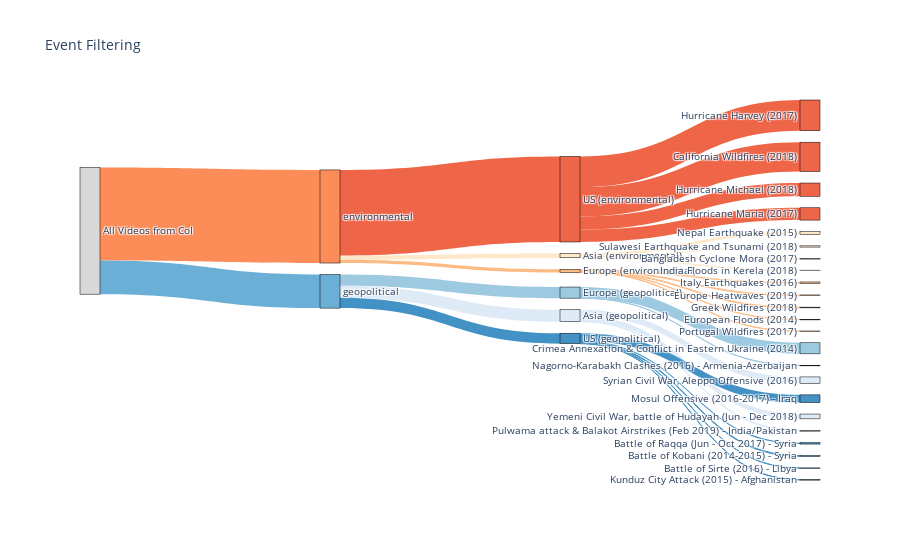

Notebook code for this chart:
### Markdown cell above
### 2.2 Visualize the event filtering process

### Code cell
df = pd.read_csv(path_event_yt_metadata)
filtering_visualization.sankey_plot_events(df, show=True, save_path="img/event_filtering_sankey.html")

### Figure 1 — Plotly figure (JSON) as saved in the notebook; plotly's stock layout.template omitted (floating-point values rounded to 4 significant figures)
{"data": [{"link": {"color": ["rgb(252,141,89)", "rgb(107,174,214)", "rgb(254,232,200)", "rgb(253,187,132)", "rgb(239,101,72)", "rgb(222,235,247)", "rgb(158,202,225)", "rgb(66,146,198)", "rgb(254,232,200)", "rgb(254,232,200)", "rgb(254,232,200)", "rgb(254,232,200)", "rgb(253,187,132)", "rgb(253,187,132)", "rgb(253,187,132)", "rgb(253,187,132)", "rgb(253,187,132)", "rgb(239,101,72)", "rgb(239,101,72)", "rgb(239,101,72)", "rgb(239,101,72)", "rgb(222,235,247)", "rgb(222,235,247)", "rgb(222,235,247)", "rgb(158,202,225)", "rgb(158,202,225)", "rgb(66,146,198)", "rgb(66,146,198)", "rgb(66,146,198)", "rgb(66,146,198)", "rgb(66,146,198)"], "source": [0, 0, 1, 1, 1, 2, 2, 2, 3, 3, 3, 3, 4, 4, 4, 4, 4, 5, 5, 5, 5, 6, 6, 6, 7, 7, 8, 8, 8, 8, 8], "target": [1, 2, 3, 4, 5, 6, 7, 8, 9, 10, 11, 12, 13, 14, 15, 16, 17, 18, 19, 20, 21, 22, 23, 24, 25, 26, 27, 28, 29, 30, 31], "value": [8128, 2933, 373, 284, 7471, 1049, 972, 912, 5, 22, 238, 108, 60, 7, 64, 129, 24, 2559, 2681, 1077, 1154, 71, 559, 419, 966, 6, 68, 122, 21, 31, 670]}, "node": {"color": ["rgba(200,200,200,0.7)", "rgb(252,141,89)", "rgb(107,174,214)", "rgb(254,232,200)", "rgb(253,187,132)", "rgb(239,101,72)", "rgb(222,235,247)", "rgb(158,202,225)", "rgb(66,146,198)", "rgb(254,232,200)", "rgb(254,232,200)", "rgb(254,232,200)", "rgb(254,232,200)", "rgb(253,187,132)", "rgb(253,187,132)", "rgb(253,187,132)", "rgb(253,187,132)", "rgb(253,187,132)", "rgb(239,101,72)", "rgb(239,101,72)", "rgb(239,101,72)", "rgb(239,101,72)", "rgb(222,235,247)", "rgb(222,235,247)", "rgb(222,235,247)", "rgb(158,202,225)", "rgb(158,202,225)", "rgb(66,146,198)", "rgb(66,146,198)", "rgb(66,146,198)", "rgb(66,146,198)", "rgb(66,146,198)"], "label": ["All Videos from CoI", "environmental", "geopolitical", "Asia (environmental)", "Europe (environmental)", "US (environmental)", "Asia (geopolitical)", "Europe (geopolitical)", "US (geopolitical)", "Bangladesh Cyclone Mora (2017)", "India Floods in Kerela (2018)", "Nepal Earthquake (2015)", "Sulawesi Earthquake and Tsunami (2018)", "Europe Heatwaves (2019)", "European Floods (2014)", "Greek Wildfires (2018)", "Italy Earthquakes (2016)", "Portugal Wildfires (2017)", "California Wildfires (2018)", "Hurricane Harvey (2017)", "Hurricane Maria (2017)", "Hurricane Michael (2018)", "Pulwama attack & Balakot Airstrikes (Feb 2019) - India/Pakistan", "Syrian Civil War, Aleppo Offensive (2016)", "Yemeni Civil War, battle of Hudayah (Jun - Dec 2018)", "Crimea Annexation & Conflict in Eastern Ukraine (2014)", "Nagorno-Karabakh Clashes (2016) - Armenia-Azerbaijan", "Battle of Kobani (2014-2015) - Syria", "Battle of Raqqa (Jun - Oct 2017) - Syria", "Battle of Sirte (2016) - Libya", "Kunduz City Attack (2015) - Afghanistan", "Mosul Offensive (2016-2017) - Iraq"], "line": {"color": "black", "width": 0.5}, "pad": 15, "thickness": 20}, "type": "sankey"}], "layout": {"font": {"size": 10}, "title": {"text": "Event Filtering"}}}
